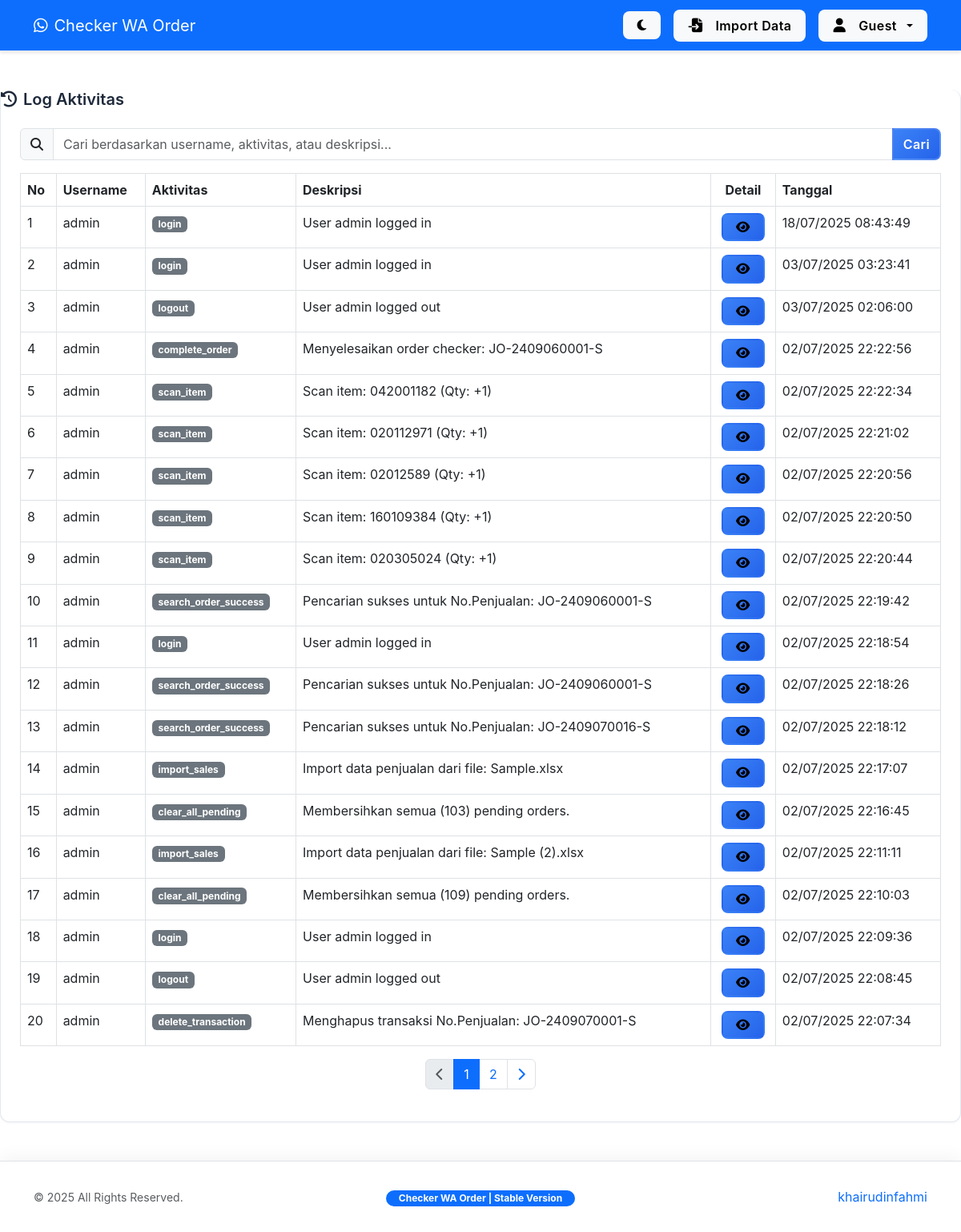
The page /activity_log.php on the database its author committed.
### tables this page shows
CREATE TABLE `activity_log` (
  `id` int(11) NOT NULL,
  `user_id` int(11) DEFAULT NULL,
  `activity_type` varchar(50) NOT NULL,
  `description` text NOT NULL,
  `details` text DEFAULT NULL,
  `created_at` datetime NOT NULL
);

CREATE TABLE `users` (
  `id` int(11) NOT NULL,
  `username` varchar(50) NOT NULL,
  `password` varchar(255) NOT NULL,
  `role` enum('admin','checker') DEFAULT 'checker',
  `last_login` datetime DEFAULT NULL
);

### activity_log.php (the view, shortened to what this page needs)
<?php
require 'config.php';
$current_page = isset($_GET['page']) ? max(1, (int)$_GET['page']) : 1;
$per_page = 20;
$offset = ($current_page - 1) * $per_page;
$search = isset($_GET['search']) ? sanitize($_GET['search']) : '';
$whereClause = '';
$params = [];
$types = '';
$countSql = "SELECT COUNT(*) as total
             FROM activity_log al
             JOIN users u ON al.user_id = u.id
             $whereClause";
$countStmt = $conn->prepare($countSql);
$countStmt->execute();
$total_records = $countStmt->get_result()->fetch_assoc()['total'] ?? 0;
$total_pages = max(1, ceil($total_records / $per_page));
$sql = "SELECT al.id, al.activity_type, al.description, al.details, al.created_at, u.username
        FROM activity_log al
        JOIN users u ON al.user_id = u.id
        $whereClause
        ORDER BY al.created_at DESC
        LIMIT ?, ?";
$stmt = $conn->prepare($sql);
$limit_params = array_merge($params, [$offset, $per_page]);
$limit_types = $types . 'ii';
$stmt->bind_param($limit_types, ...$limit_params);
$stmt->execute();
$logs = $stmt->get_result()->fetch_all(MYSQLI_ASSOC);
?>
<!DOCTYPE html>
<html lang="id" data-bs-theme="light">
<head>
    <link href="https://cdn.jsdelivr.net/npm/bootstrap@5.3.0/dist/css/bootstrap.min.css" rel="stylesheet">
    <link rel="stylesheet" href="https://cdnjs.cloudflare.com/ajax/libs/font-awesome/6.4.2/css/all.min.css">
    <link rel="stylesheet" href="style.css">
</head>
<body>
    <?php include 'header.php'; ?>
    <div class="container main-content custom-container">
        <div class="dashboard-card">
            <div class="card-header d-flex justify-content-between align-items-center">
                <h5 class="mb-0 fw-semibold"><i class="fas fa-history me-2"></i>Log Aktivitas</h5>
            </div>
            <div class="card-body p-4">
                <div class="mb-3">
                    <form method="GET" class="input-group">
                        <span class="input-group-text"><i class="fas fa-search"></i></span>
                        <input type="text" name="search" class="form-control"
                            placeholder="Cari berdasarkan username, aktivitas, atau deskripsi..." value="<?= htmlspecialchars($search) ?>">
                         <button class="btn btn-primary" type="submit">Cari</button>
                    </form>
                </div>
                <div class="table-responsive">
                    <table class="table table-bordered table-hover">
                        <thead class="bg-primary text-white">
                            <tr>
                                <th>No</th>
                                <th>Username</th>
                                <th>Aktivitas</th>
                                <th>Deskripsi</th>
                                <th class="text-center">Detail</th>
                                <th>Tanggal</th>
                            </tr>
                        </thead>
                        <tbody>
                            <?php if (empty($logs)): ?>
                                <tr>
                                    <td colspan="6" class="text-center">Tidak ada log ditemukan.</td>
                                </tr>
                            <?php else: ?>
                                <?php foreach ($logs as $i => $log): ?>
                                <tr>
                                    <td><?= $offset + $i + 1 ?></td>
                                    <td><?= htmlspecialchars($log['username']) ?></td>
                                    <td><span class="badge bg-secondary"><?= htmlspecialchars($log['activity_type']) ?></span></td>
                                    <td><?= htmlspecialchars($log['description']) ?></td>
                                    <td class="text-center">
                                        <?php if (!empty($log['details'])): ?>
                                            <button type="button" class="btn btn-sm btn-info view-details-btn" data-details='<?= htmlspecialchars($log['details'], ENT_QUOTES, 'UTF-8') ?>'>
                                                <i class="fas fa-eye"></i>
                                            </button>
                                        <?php endif; ?>
                                    </td>
                                    <td><?= date('d/m/Y H:i:s', strtotime($log['created_at'])) ?></td>
                                </tr>
                                <?php endforeach; ?>
                            <?php endif; ?>
                        </tbody>
                    </table>
                </div>
                <nav aria-label="Page navigation">
                    <ul class="pagination justify-content-center">
                        <li class="page-item <?= $current_page <= 1 ? 'disabled' : '' ?>">
                            <a class="page-link" href="?page=<?= $current_page - 1 ?>&search=<?= urlencode($search) ?>">
                                <i class="fas fa-chevron-left"></i>
                            </a>
                        </li>
                        <?php
                        $start = max(1, min($current_page - 2, $total_pages - 4));
                        $end = min($total_pages, $start + 4);
                        if ($total_pages <= 5) {
                           $start = 1;
                           $end = $total_pages;
                        }
                        for ($i = $start; $i <= $end; $i++): ?>
                            <li class="page-item <?= $i == $current_page ? 'active' : '' ?>">
                                <a class="page-link" href="?page=<?= $i ?>&search=<?= urlencode($search) ?>">
                                    <?= $i ?>
                                </a>
                            </li>
                        <?php endfor; ?>
                        <li class="page-item <?= $current_page >= $total_pages ? 'disabled' : '' ?>">
                            <a class="page-link" href="?page=<?= $current_page + 1 ?>&search=<?= urlencode($search) ?>">
                                <i class="fas fa-chevron-right"></i>
                            </a>
                        </li>
                    </ul>
                </nav>
            </div>
        </div>
    </div>
    <?php include 'footer.php'; ?>
</body>
</html>

### header.php (shortened to what this page needs)
<nav class="navbar navbar-expand-lg navbar-dark bg-primary fixed-top">
    <div class="container">
        <a class="navbar-brand" href="index.php">
            <i class="fab fa-whatsapp me-2"></i>Checker WA Order
        </a>
        <div class="d-flex align-items-center gap-3">
            <button type="button" id="themeToggle" class="btn btn-light btn-sm">
                <i class="fas fa-moon"></i>
            </button>
            <a href="import_penjualan.php" class="btn btn-light px-3">
                <i class="fas fa-file-import me-2"></i>Import Data
            </a>
            <div class="dropdown">
                <button class="btn btn-light px-3 dropdown-toggle" type="button" id="userDropdown" data-bs-toggle="dropdown">
                    <i class="fas fa-user me-2"></i><?= htmlspecialchars($_SESSION['user']['username'] ?? 'Guest') ?>
                </button>
            </div>
        </div>
    </div>
</nav>

### footer.php
<footer class="footer border-top mt-auto">
    <div class="container-fluid">
        <div class="container">
            <div class="row g-3 align-items-center py-3">
                <div class="col-md-4 text-center text-md-start">
                    <span class="text-muted small">© <?= date('Y') ?> All Rights Reserved.</span>
                </div>
                <div class="col-md-4 text-center">
                    <div class="d-inline-block position-relative">
                        <div class="footer-badge animate__animated animate__pulse animate__infinite infinite">
                            <span class="badge bg-primary rounded-pill px-3">
                                Checker WA Order | Stable Version
                            </span>
                        </div>
                    </div>
                </div>
                <div class="col-md-4 text-center text-md-end">
                    <a href="https://khairudinfahmi.social-networking.me/"
                       target="_blank"
                       rel="noopener noreferrer"
                       class="footer-link position-relative">
                        <span class="d-inline-block">khairudinfahmi</span>
                    </a>
                </div>
            </div>
        </div>
    </div>
</footer>

### style.css (style rules this page uses)
:root { --primary-dark: #2563eb; --primary: #3b82f6; --secondary: #64748b; --success: #10b981; --danger: #ef4444; --surface: #ffffff; --border: #e2e8f0; --text-primary: #1e293b; }
body { background-color: var(--surface); font-family: 'Inter', sans-serif; color: var(--text-primary); transition: background-color 0.3s ease, color 0.3s ease; display: flex; flex-direction: column; min-height: 100vh; margin: 0; padding: 0; }
.custom-container { max-width: 1300px; margin: 0 auto; padding: 20px; display: flex; flex-direction: column; gap: 0; }
.btn { font-weight: 600; letter-spacing: 0.025em; border-radius: 8px; transition: all 0.25s cubic-bezier(0.4, 0, 0.2, 1); display: inline-flex; align-items: center; justify-content: center; gap: 8px; border: 2px solid transparent; position: relative; overflow: hidden; }
.btn i { font-size: 1.1em; transition: transform 0.2s ease; }
.btn-sm { padding: 0.5rem 1rem; font-size: 0.875rem; }
.btn-primary { background: linear-gradient(135deg, var(--primary) 0%, var(--primary-dark) 100%); border-color: rgba(255, 255, 255, 0.15); }
.btn-info { background: linear-gradient(135deg, #3b82f6 0%, #2563eb 100%); }
.navbar { background: var(--surface); box-shadow: 0 2px 4px rgba(0,0,0,0.1); border-bottom: 1px solid var(--border); min-height: 64px; animation: headerEntry 0.6s cubic-bezier(0.4, 0, 0.2, 1) forwards; position: fixed; top: 0; width: 100%; z-index: 1000; margin-bottom: 0; }
.main-content { padding: calc(64px + 2rem) 0 1.5rem 0; gap: 0; display: flex; flex-direction: column; flex: 1 0 auto; width: 100%; margin-top: 0; border-top: none; }
.dashboard-card { background: var(--surface); border: 1px solid var(--border); border-radius: 12px; box-shadow: 0 1px 3px rgba(0,0,0,0.05); transition: transform 0.2s ease; margin-bottom: 1.5rem; margin-top: 1rem; border-top: none; width: 100%; box-sizing: border-box; }
.table-responsive { width: 100%; }
.footer { flex-shrink: 0; background-color: var(--surface); border-color: var(--border); color: var(--text-primary); padding: 1rem 0; box-shadow: 0 -4px 20px rgba(0, 0, 0, 0.05); animation: footerEntry 0.6s cubic-bezier(0.4, 0, 0.2, 1) 0.3s forwards; margin-top: 0; border-top: none; }

### rows shown on the page
activity_log: i "1", user.username "admin", activity_type "login", description "User admin logged in", created_at "18/07/2025 08:43:49"
activity_log: i "2", user.username "admin", activity_type "login", description "User admin logged in", created_at "03/07/2025 03:23:41"
activity_log: i "3", user.username "admin", activity_type "logout", description "User admin logged out", created_at "03/07/2025 02:06:00"
activity_log: i "4", user.username "admin", activity_type "complete_order", description "Menyelesaikan order checker: JO-2409060001-S", created_at "02/07/2025 22:22:56"
activity_log: i "5", user.username "admin", activity_type "scan_item", description "Scan item: 042001182 (Qty: +1)", created_at "02/07/2025 22:22:34"
activity_log: i "6", user.username "admin", activity_type "scan_item", description "Scan item: 020112971 (Qty: +1)", created_at "02/07/2025 22:21:02"
activity_log: i "7", user.username "admin", activity_type "scan_item", description "Scan item: 02012589 (Qty: +1)", created_at "02/07/2025 22:20:56"
activity_log: i "8", user.username "admin", activity_type "scan_item", description "Scan item: 160109384 (Qty: +1)", created_at "02/07/2025 22:20:50"
activity_log: i "9", user.username "admin", activity_type "scan_item", description "Scan item: 020305024 (Qty: +1)", created_at "02/07/2025 22:20:44"
activity_log: i "10", user.username "admin", activity_type "search_order_success", description "Pencarian sukses untuk No.Penjualan: JO-2409060001-S", created_at "02/07/2025 22:19:42"
activity_log: i "11", user.username "admin", activity_type "login", description "User admin logged in", created_at "02/07/2025 22:18:54"
activity_log: i "12", user.username "admin", activity_type "search_order_success", description "Pencarian sukses untuk No.Penjualan: JO-2409060001-S", created_at "02/07/2025 22:18:26"
activity_log: i "13", user.username "admin", activity_type "search_order_success", description "Pencarian sukses untuk No.Penjualan: JO-2409070016-S", created_at "02/07/2025 22:18:12"
activity_log: i "14", user.username "admin", activity_type "import_sales", description "Import data penjualan dari file: Sample.xlsx", created_at "02/07/2025 22:17:07"
activity_log: i "15", user.username "admin", activity_type "clear_all_pending", description "Membersihkan semua (103) pending orders.", created_at "02/07/2025 22:16:45"
activity_log: i "16", user.username "admin", activity_type "import_sales", description "Import data penjualan dari file: Sample (2).xlsx", created_at "02/07/2025 22:11:11"
activity_log: i "17", user.username "admin", activity_type "clear_all_pending", description "Membersihkan semua (109) pending orders.", created_at "02/07/2025 22:10:03"
activity_log: i "18", user.username "admin", activity_type "login", description "User admin logged in", created_at "02/07/2025 22:09:36"
activity_log: i "19", user.username "admin", activity_type "logout", description "User admin logged out", created_at "02/07/2025 22:08:45"
activity_log: i "20", user.username "admin", activity_type "delete_transaction", description "Menghapus transaksi No.Penjualan: JO-2409070001-S", created_at "02/07/2025 22:07:34"

### other values the page prints
$_SESSION['user']['username'] "Guest"
